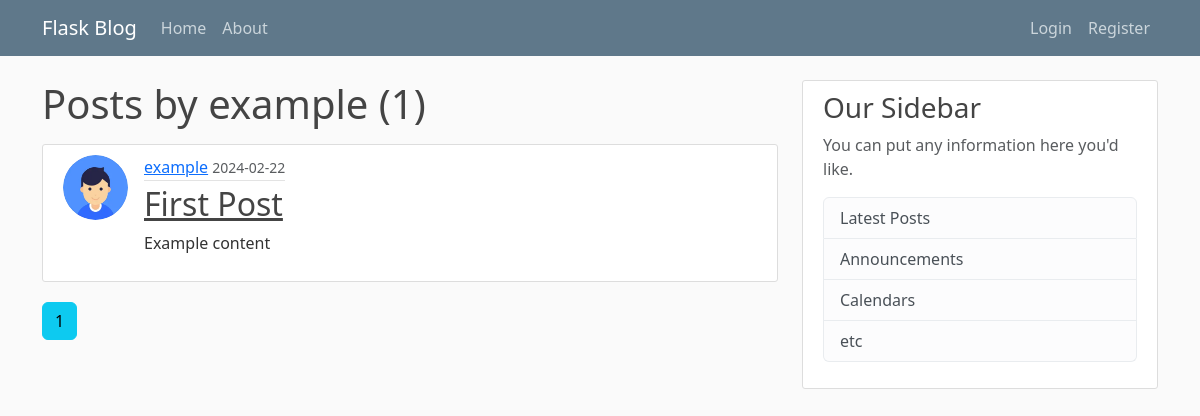
/user/example, run on an earlier commit of the app's database.
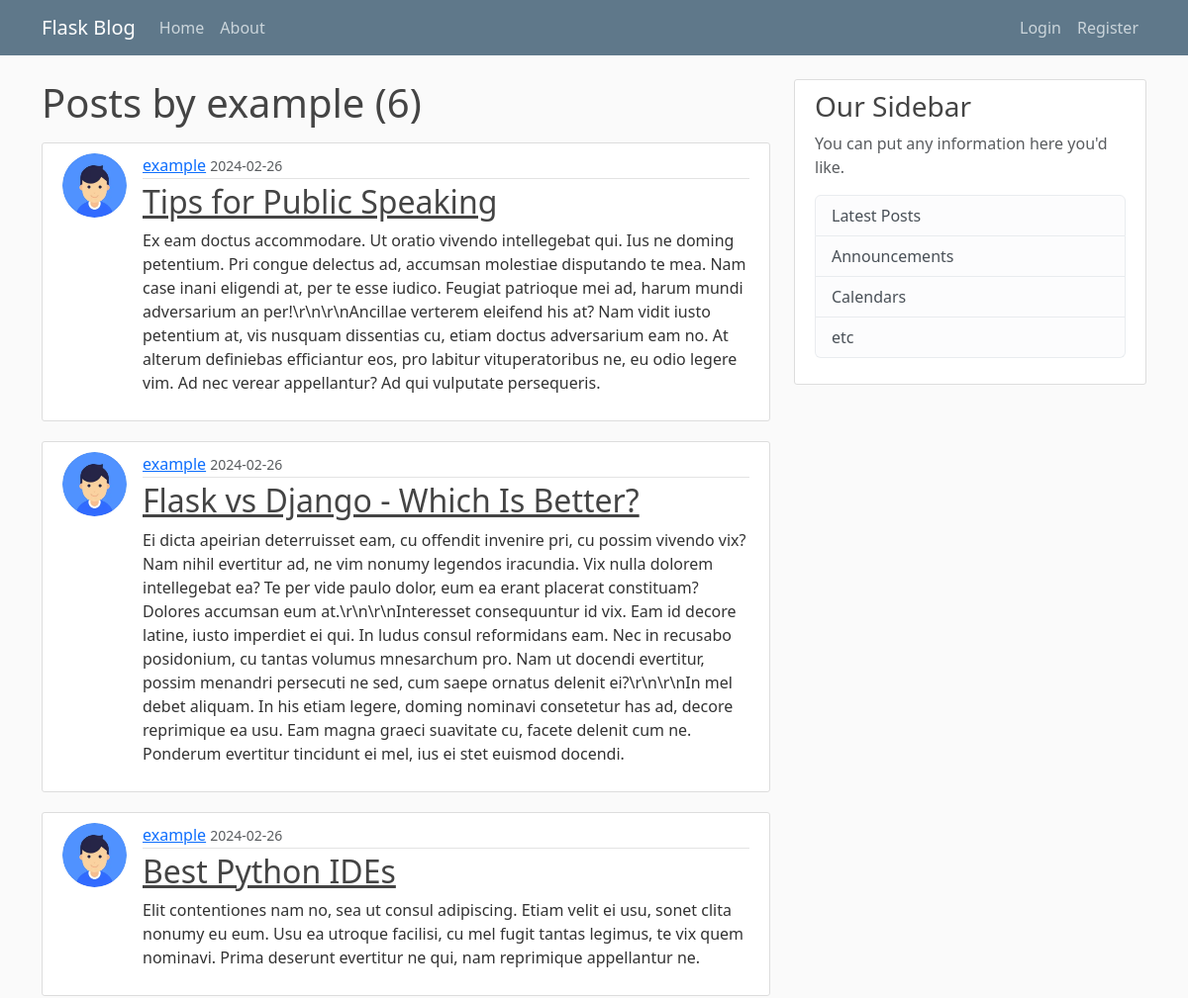
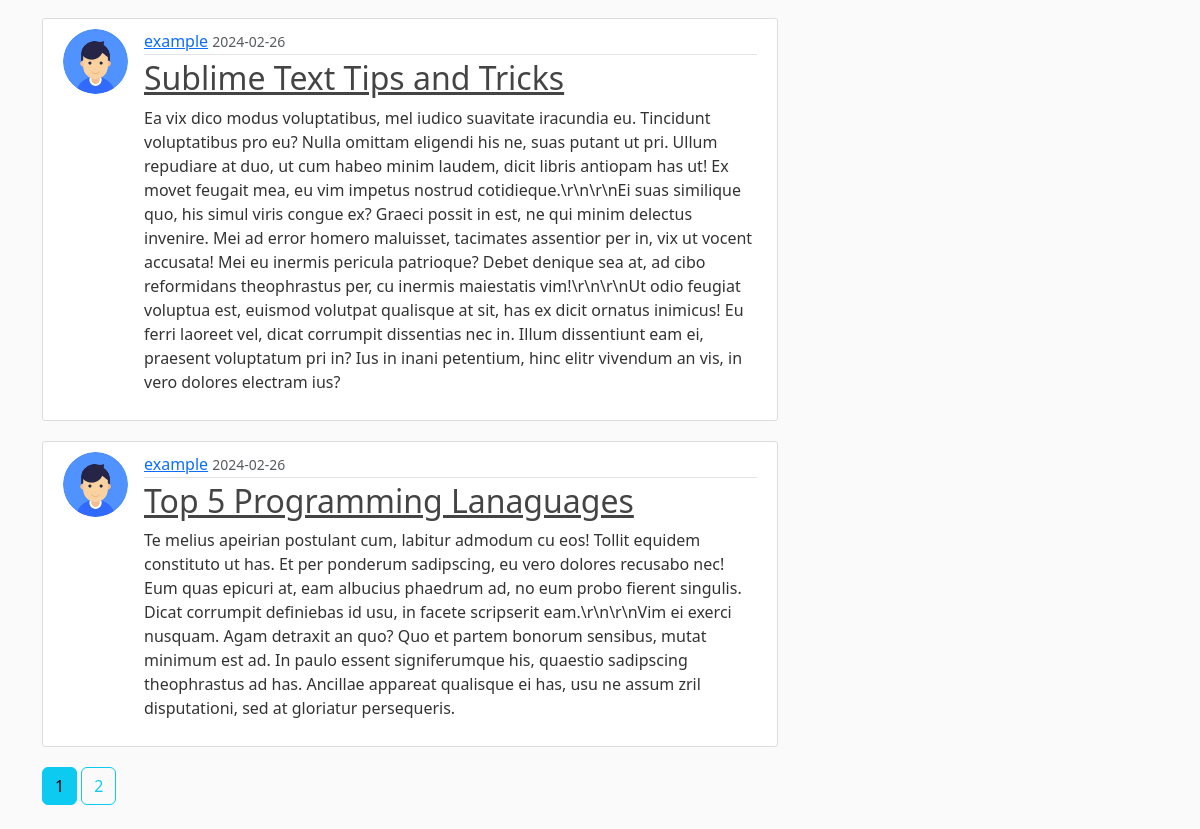
And on a later commit of the database (2 pictures, top to bottom).
### flaskblog/models.py (models this page shows, shortened)
class User(db.Model, UserMixin):
    id = db.Column(db.Integer, primary_key=True)
    username = db.Column(db.String(20), unique=True, nullable=False)
    email = db.Column(db.String(120), unique=True, nullable=False)
    image_file = db.Column(db.String(20), nullable=False, default='default.jpg')
    password = db.Column(db.String(60), nullable=False)
    posts = db.relationship('Post', backref='author', lazy=True)

class Post(db.Model):
    id = db.Column(db.Integer, primary_key=True)
    title = db.Column(db.String(100), nullable=False)
    date_posted = db.Column(db.DateTime, nullable=False, default=datetime.utcnow)
    content = db.Column(db.Text, nullable=False)
    user_id = db.Column(db.Integer, db.ForeignKey('user.id'), nullable=False)

### flaskblog/routes.py (the view)
@app.route("/user/<string:username>")
def user_posts(username):
    page = request.args.get('page', 1, type= int)
    user = User.query.filter_by(username= username).first_or_404()
    posts = Post.query.filter_by(author= user)\
        .order_by(Post.date_posted.desc())\
        .paginate(page= page, per_page= 5)
    return render_template('user_posts.html', posts= posts, user= user)

### flaskblog/templates/user_posts.html
{% extends 'layout.html' %}
{% block content %}
    <h1 class= "mb-3">Posts by {{ user.username }} ({{ posts.total }}) </h1>
    {% for post in posts.items %}
        <article class="media content-section" style= "display: flex;">
            <img class= "rounded-circle article-img" src= "{{ url_for('static', filename= 'profile_pics/' + post.author.image_file) }}">
            <div class="media-body">
            <div class="article-metadata">
                <a class="mr-2" href="{{ url_for('user_posts', username= post.author.username) }}">{{ post.author.username }}</a>
                <small class="text-muted">{{ post.date_posted.strftime('%Y-%m-%d') }}</small>
            </div>
            <h2><a class="article-title" href="{{ url_for('post', post_id= post.id) }}">{{ post.title }}</a></h2>
            <p class="article-content">{{ post.content }}</p>
            </div>
        </article>
    {% endfor %}
    {% for page_num in posts.iter_pages( left_edge= 1, right_edge= 1, left_current= 1, right_current= 1 ) %}
        {% if page_num %}
            {% if posts.page == page_num %}
                <a class= "btn btn-info mb-4" href= "{{ url_for('user_posts', username= user.username, page= page_num) }}"> {{ page_num }} </a>
            {% else %}
                <a class= "btn btn-outline-info mb-4" href= "{{ url_for('user_posts', username= user.username, page= page_num) }}"> {{ page_num }} </a>
            {% endif %}
        {% else %}
            ...
        {% endif %}
    {% endfor %}
{% endblock content %}

### flaskblog/templates/layout.html (shortened to what this page needs)
<!DOCTYPE html>
<html>
    <head>
        <link href="https://cdn.jsdelivr.net/npm/bootstrap@5.3.2/dist/css/bootstrap.min.css" rel="stylesheet">
        <link rel= "stylesheet" type= "text/css" href= "{{ url_for('static', filename= 'main.css') }}">
    </head>
    <body>
        <header class="site-header">
            <nav class="navbar navbar-expand-md navbar-dark bg-steel fixed-top">
                <div class="container">
                    <a class="navbar-brand mr-4" href="/">Flask Blog</a>
                    <div class="collapse navbar-collapse" id="navbarToggle" style="justify-content: space-between;">
                        <div class="navbar-nav mr-auto">
                            <a class="nav-item nav-link" href="{{ url_for('home') }}">Home</a>
                            <a class="nav-item nav-link" href="{{ url_for('about') }}">About</a>
                        </div>
                        <div class="navbar-nav">
                            {% if current_user.is_authenticated %}
                                <a class="nav-item nav-link" href="{{ url_for('newPost') }}">New Post</a>
                                <a class="nav-item nav-link" href="{{ url_for('account') }}">Account</a>
                                <a class="nav-item nav-link" href="{{ url_for('logout') }}">Logout</a>
                            {% else %}
                                <a class="nav-item nav-link" href="{{ url_for('login') }}">Login</a>
                                <a class="nav-item nav-link" href="{{ url_for('register') }}">Register</a>
                            {% endif %}
                        </div>
                    </div>
                </div>
            </nav>
        </header>
        <main role="main" class="container">
            <div class="row">
              <div class="col-md-8">
                {% block content %}{% endblock %}
              </div>
              <div class="col-md-4">
                <div class="content-section">
                  <h3>Our Sidebar</h3>
                  <p class='text-muted'>You can put any information here you'd like.
                    <ul class="list-group">
                      <li class="list-group-item list-group-item-light">Latest Posts</li>
                      <li class="list-group-item list-group-item-light">Announcements</li>
                      <li class="list-group-item list-group-item-light">Calendars</li>
                      <li class="list-group-item list-group-item-light">etc</li>
                    </ul>
                  </p>
                </div>
              </div>
            </div>
        </main>
    </body>
</html>

### flaskblog/static/main.css (style rules this page uses)
body { background: #fafafa; color: #333333; margin-top: 5rem; }
h1, h2, h3, h4, h5, h6 { color: #444444; }
.bg-steel { background-color: #5f788a; }
.site-header .navbar-nav .nav-link { color: #cbd5db; }
.content-section { background: #ffffff; padding: 10px 20px; border: 1px solid #dddddd; border-radius: 3px; margin-bottom: 20px; }
.article-title { color: #444444; }
.article-content { white-space: pre-line; }
.article-img { height: 65px; width: 65px; margin-right: 16px; }
.article-metadata { padding-bottom: 1px; margin-bottom: 4px; border-bottom: 1px solid #e3e3e3 }

What changed in the data, as far as the page shows it:
no longer on this page (row unchanged): Post: image_file (picture), author.username "example", date_posted "2024-02-22", title "First Post", content "Example content"
added Post: image_file (picture), author.username "example", date_posted "2024-02-26", title "Tips for Public Speaking", content "Ex eam doctus accommodare. Ut oratio vivendo intellegebat qui. Ius ne doming petentium. Pri congue delectus ad, accumsan molestiae disputando te mea. Nam case inani eligendi at, per te esse iudico. Feugiat patrioque mei ad, harum mundi adversarium an per!\\r\\n\\r\\nAncillae verterem eleifend his at? Nam vidit iusto petentium at, vis nusquam dissentias cu, etiam doctus adversarium eam no. At alterum definiebas efficiantur eos, pro labitur vituperatoribus ne, eu odio legere vim. Ad nec verear appellantur? Ad qui vulputate persequeris."
added Post: image_file (picture), author.username "example", date_posted "2024-02-26", title "Flask vs Django - Which Is Better?", content "Ei dicta apeirian deterruisset eam, cu offendit invenire pri, cu possim vivendo vix? Nam nihil evertitur ad, ne vim nonumy legendos iracundia. Vix nulla dolorem intellegebat ea? Te per vide paulo dolor, eum ea erant placerat constituam? Dolores accumsan eum at.\\r\\n\\r\\nInteresset consequuntur id vix. Eam id decore latine, iusto imperdiet ei qui. In ludus consul reformidans eam. Nec in recusabo posidonium, cu tantas volumus mnesarchum pro. Nam ut docendi evertitur, possim menandri persecuti ne sed, cum saepe ornatus delenit ei?\\r\\n\\r\\nIn mel debet aliquam. In his etiam legere, doming nominavi consetetur has ad, decore reprimique ea usu. Eam magna graeci suavitate cu, facete delenit cum ne.…"
added Post: image_file (picture), author.username "example", date_posted "2024-02-26", title "Best Python IDEs", content "Elit contentiones nam no, sea ut consul adipiscing. Etiam velit ei usu, sonet clita nonumy eu eum. Usu ea utroque facilisi, cu mel fugit tantas legimus, te vix quem nominavi. Prima deserunt evertitur ne qui, nam reprimique appellantur ne."
added Post: image_file (picture), author.username "example", date_posted "2024-02-26", title "Sublime Text Tips and Tricks", content "Ea vix dico modus voluptatibus, mel iudico suavitate iracundia eu. Tincidunt voluptatibus pro eu? Nulla omittam eligendi his ne, suas putant ut pri. Ullum repudiare at duo, ut cum habeo minim laudem, dicit libris antiopam has ut! Ex movet feugait mea, eu vim impetus nostrud cotidieque.\\r\\n\\r\\nEi suas similique quo, his simul viris congue ex? Graeci possit in est, ne qui minim delectus invenire. Mei ad error homero maluisset, tacimates assentior per in, vix ut vocent accusata! Mei eu inermis pericula patrioque? Debet denique sea at, ad cibo reformidans theophrastus per, cu inermis maiestatis vim!\\r\\n\\r\\nUt odio feugiat voluptua est, euismod volutpat qualisque at sit, has ex dicit ornatus…"
added Post: image_file (picture), author.username "example", date_posted "2024-02-26", title "Top 5 Programming Lanaguages", content "Te melius apeirian postulant cum, labitur admodum cu eos! Tollit equidem constituto ut has. Et per ponderum sadipscing, eu vero dolores recusabo nec! Eum quas epicuri at, eam albucius phaedrum ad, no eum probo fierent singulis. Dicat corrumpit definiebas id usu, in facete scripserit eam.\\r\\n\\r\\nVim ei exerci nusquam. Agam detraxit an quo? Quo et partem bonorum sensibus, mutat minimum est ad. In paulo essent signiferumque his, quaestio sadipscing theophrastus ad has. Ancillae appareat qualisque ei has, usu ne assum zril disputationi, sed at gloriatur persequeris."
Also different on the page:
{{ posts.total }}: "1" → "6"
new list line: "2"
